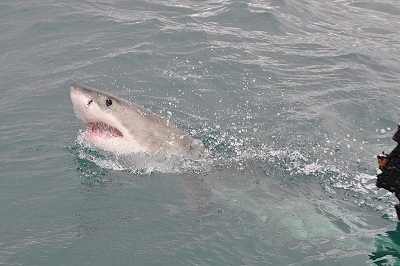
#> input picture inputs/res05.jpg, 400 x 266 px, found by its file name
$ python PoissonBlending.py
#> lines starting #> are read from the running program, lines starting #| are printed output that depends on the picture; after the words box and inside, x2 and y2 are one past the last pixel; in counts of white or black regions, pixels touching at a corner belong together
import numpy as np
import cv2 as cv
import scipy.sparse
import pyamg


def poisson_blend(target, source, mask, region_target, region_source):

    mask = mask[region_source[0]:region_source[2], region_source[1]:region_source[3]]
    region_heigth = region_source[2] - region_source[0]
    region_width = region_source[3] - region_source[1]
    region_area = region_width * region_heigth
    A = scipy.sparse.identity(region_area, format='lil')
    for i in range(region_heigth):
        for j in range(region_width):
            if mask[i, j] == 1:
                index = j + i * region_width
                A[index, index] = 4
                if index + 1 < region_area:
                    A[index, index + 1] = -1
                if index - 1 >= 0:
                    A[index, index - 1] = -1
                if index + region_width < region_area:
                    A[index, index + region_width] = -1
                if index - region_width >= 0:
                    A[index, index - region_width] = -1
    A = A.tocsr()
    # create poisson matrix for b
    P = pyamg.gallery.poisson(mask.shape)

    # for each channel (BGR)
    for channel in range(target.shape[2]):
        t = target[region_target[0]:region_target[2], region_target[1]:region_target[3], channel]
        s = source[region_source[0]:region_source[2], region_source[1]:region_source[3], channel]
        t = t.flatten()
        s = s.flatten()

        # create b
        print(P.shape,s.shape)
        b = P * s
        for i in range(region_heigth):
            for j in range(region_width):
                if mask[i, j] == 0:
                    index = j + i * region_width
                    b[index] = t[index]

        # solve Ax = b
        x, istop, itn, r1norm = scipy.sparse.linalg.lsqr(A,b)[:4]
        # x = pyamg.solve(A, b, verb=False, tol=1e-10) memory limit mishod.
        x = np.reshape(x, (region_heigth, region_width))
        x[x > 255] = 255
        x[x < 0] = 0
        x = np.array(x, target.dtype)
        target[region_target[0]:region_target[2], region_target[1]:region_target[3], channel] = x

    return target


# [7 lines of commented-out code are left out]
source=cv.imread('res05.jpg')
#> source is the input picture: shape (266, 400, 3); mean B, G, R 143.7, 142.3, 137.8
source = np.float32(source)
height=145
width=181
region_source = (63,56,63+height,width+56)
mask = cv.imread('source_mask.jpg',0)
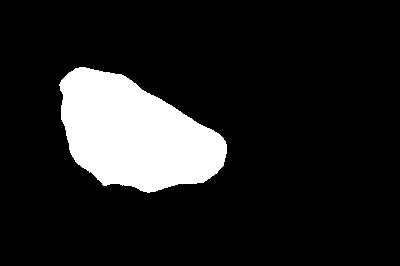
#> input picture inputs/source_mask.jpg, 400 x 266 px, found by its file name
#> mask is the input picture: shape (266, 400); min 0, max 255, mean 33.5
mask=mask/255
mask=mask.astype(np.uint8)
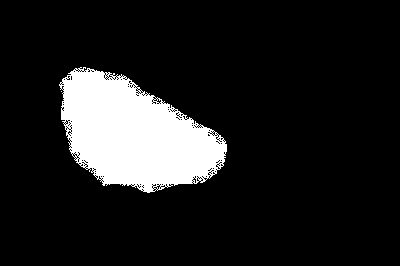
#> mask: shape (266, 400); values 0 (black) and 1 (white), 12.5% white; 2 white regions (1 under 20 px), largest, box (x1, y1, x2, y2) and area: (59, 67, 227, 193) 13256
region_target = (280,385,280+height,385+width)
target=cv.imread('res06.jpg')
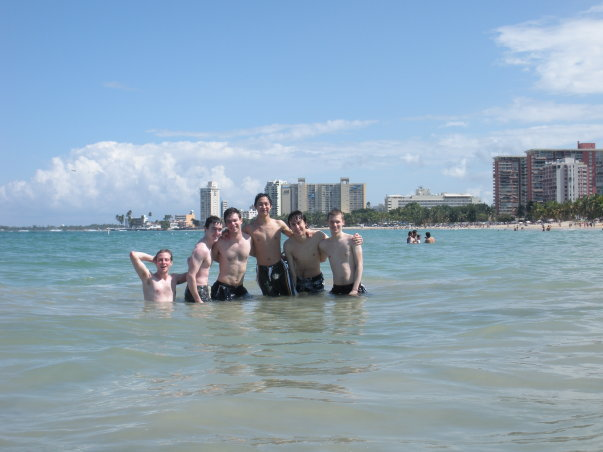
#> input picture inputs/res06.jpg, 603 x 452 px, found by its file name
#> target is the input picture: shape (452, 603, 3); mean B, G, R 184.5, 166, 142.9
target = np.float32(target)
new_target = poisson_blend(target,source,mask,region_target,region_source)
#> in poisson_blend, `mask = mask[region_source[0]:region_source[2], region_source[1]:region..`:
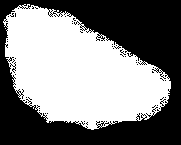
#> mask: shape (145, 181); values 0 (black) and 1 (white), 50.5% white; 49 black regions (48 under 20 px), largest, box (x1, y1, x2, y2) and area: (0, 0, 181, 145) 12883
#> (the run stopped early here; a loop or call above may not have finished)
